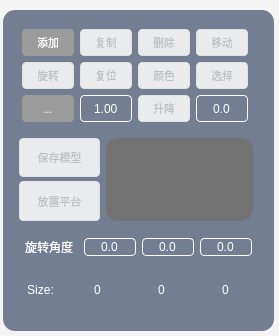
<?xml version="1.0" encoding="UTF-8"?>
<ui version="4.0">
 <class>ModelEdit</class>
 <widget class="QWidget" name="ModelEdit">
  <property name="geometry">
   <rect>
    <x>0</x>
    <y>0</y>
    <width>279</width>
    <height>336</height>
   </rect>
  </property>
  <property name="windowTitle">
   <string>Form</string>
  </property>
  <property name="styleSheet">
   <string notr="true">QWidget
{
	background-color: rgb(244, 244, 244);
}



</string>
  </property>
  <widget class="QFrame" name="frame">
   <property name="geometry">
    <rect>
     <x>3</x>
     <y>10</y>
     <width>271</width>
     <height>321</height>
    </rect>
   </property>
   <property name="styleSheet">
    <string notr="true">QFrame
{
	background-color: rgb(116, 126, 146);
	border-radius: 12px;
}
QLineEdit
{	
	color: rgb(255, 255, 255);
	border-radius: 4px;
	border: 1px solid rgb(255,250,250);
	background-color: rgb(116, 126, 146);
}
QLabel
{
	font-family:&quot;Source Sans Pro&quot;;
	font-size: 12px;
    font-weight: regular;
	color:#FFF;
}

QPushButton,QToolButton
{
   /* color: #424344;*/
    font-family: &quot;Source Sans Pro&quot;;
    font-size: 11px;
    font-weight: regular;
 	border: 1px solid yellow;
 	border-radius: 4px;
    padding: 0px 15px;   
    max-height: 100px;
    min-height: 25px;
	min-weight:52px;

 	/*background-color: #2288C1;*/
	background-color: rgb(155,155,155);
    border-color: rgb(155,155,155);
    color: #fff;
}

QToolButton:pressed, QPushButton:pressed, QPushButton[btn-secondary=true]:pressed, QPushButton[btn-icon=true]:pressed
{
    background-color: qlineargradient(x1:0, y1:0, x2:0, y2:1, stop:0 #E0E1E3, stop:.25 #F6F7F9);
}

QPushButton:disabled
{
    background-color: #EAEBED;
    border-color: #E1E2E4;
    color: #C0C1C3;
}

QPushButton:pressed,QToolButton:pressed
{
    background-color: qlineargradient(x1:0, y1:0, x2:0, y2:1, stop:0 #0072a9, stop:.25 #2288C1);
}
QPushButton:hover,QToolButton:hover
{
    background-color: #6C22E2;
}

</string>
   </property>
   <property name="frameShape">
    <enum>QFrame::StyledPanel</enum>
   </property>
   <property name="frameShadow">
    <enum>QFrame::Raised</enum>
   </property>
   <widget class="QFrame" name="frame_2">
    <property name="geometry">
     <rect>
      <x>10</x>
      <y>10</y>
      <width>244</width>
      <height>111</height>
     </rect>
    </property>
    <property name="frameShape">
     <enum>QFrame::StyledPanel</enum>
    </property>
    <property name="frameShadow">
     <enum>QFrame::Raised</enum>
    </property>
    <layout class="QGridLayout" name="gridLayout">
     <item row="0" column="0">
      <widget class="QPushButton" name="AddModelButton">
       <property name="minimumSize">
        <size>
         <width>52</width>
         <height>27</height>
        </size>
       </property>
       <property name="maximumSize">
        <size>
         <width>52</width>
         <height>102</height>
        </size>
       </property>
       <property name="font">
        <font>
         <family>Source Sans Pro</family>
         <pointsize>-1</pointsize>
        </font>
       </property>
       <property name="focusPolicy">
        <enum>Qt::ClickFocus</enum>
       </property>
       <property name="toolTip">
        <string>Add  new model(s) </string>
       </property>
       <property name="text">
        <string>添加</string>
       </property>
      </widget>
     </item>
     <item row="0" column="1">
      <widget class="QPushButton" name="DuplicateModeButton">
       <property name="enabled">
        <bool>false</bool>
       </property>
       <property name="minimumSize">
        <size>
         <width>52</width>
         <height>27</height>
        </size>
       </property>
       <property name="maximumSize">
        <size>
         <width>52</width>
         <height>102</height>
        </size>
       </property>
       <property name="font">
        <font>
         <family>Source Sans Pro</family>
         <pointsize>-1</pointsize>
        </font>
       </property>
       <property name="focusPolicy">
        <enum>Qt::NoFocus</enum>
       </property>
       <property name="toolTip">
        <string>Duplicate the selected model</string>
       </property>
       <property name="text">
        <string>复制</string>
       </property>
      </widget>
     </item>
     <item row="0" column="2">
      <widget class="QPushButton" name="RemoveModelButton">
       <property name="enabled">
        <bool>false</bool>
       </property>
       <property name="minimumSize">
        <size>
         <width>52</width>
         <height>27</height>
        </size>
       </property>
       <property name="maximumSize">
        <size>
         <width>52</width>
         <height>102</height>
        </size>
       </property>
       <property name="font">
        <font>
         <family>Source Sans Pro</family>
         <pointsize>-1</pointsize>
        </font>
       </property>
       <property name="focusPolicy">
        <enum>Qt::NoFocus</enum>
       </property>
       <property name="toolTip">
        <string>Delete the seleted object</string>
       </property>
       <property name="text">
        <string>删除</string>
       </property>
      </widget>
     </item>
     <item row="0" column="3">
      <widget class="QPushButton" name="ModelMoveButton">
       <property name="enabled">
        <bool>false</bool>
       </property>
       <property name="minimumSize">
        <size>
         <width>52</width>
         <height>27</height>
        </size>
       </property>
       <property name="maximumSize">
        <size>
         <width>52</width>
         <height>102</height>
        </size>
       </property>
       <property name="font">
        <font>
         <family>Source Sans Pro</family>
         <pointsize>-1</pointsize>
        </font>
       </property>
       <property name="focusPolicy">
        <enum>Qt::NoFocus</enum>
       </property>
       <property name="toolTip">
        <string>Change to top view,move the object</string>
       </property>
       <property name="text">
        <string>移动</string>
       </property>
      </widget>
     </item>
     <item row="1" column="0">
      <widget class="QPushButton" name="ModelRotButton">
       <property name="enabled">
        <bool>false</bool>
       </property>
       <property name="minimumSize">
        <size>
         <width>52</width>
         <height>27</height>
        </size>
       </property>
       <property name="maximumSize">
        <size>
         <width>52</width>
         <height>102</height>
        </size>
       </property>
       <property name="font">
        <font>
         <family>Source Sans Pro</family>
         <pointsize>-1</pointsize>
        </font>
       </property>
       <property name="focusPolicy">
        <enum>Qt::NoFocus</enum>
       </property>
       <property name="text">
        <string>旋转</string>
       </property>
      </widget>
     </item>
     <item row="1" column="1">
      <widget class="QPushButton" name="RestRotButton">
       <property name="enabled">
        <bool>false</bool>
       </property>
       <property name="minimumSize">
        <size>
         <width>52</width>
         <height>27</height>
        </size>
       </property>
       <property name="maximumSize">
        <size>
         <width>52</width>
         <height>102</height>
        </size>
       </property>
       <property name="font">
        <font>
         <family>Source Sans Pro</family>
         <pointsize>-1</pointsize>
        </font>
       </property>
       <property name="focusPolicy">
        <enum>Qt::NoFocus</enum>
       </property>
       <property name="toolTip">
        <string>Reset the rotation .</string>
       </property>
       <property name="text">
        <string>复位</string>
       </property>
      </widget>
     </item>
     <item row="1" column="2">
      <widget class="QPushButton" name="ColorButton">
       <property name="enabled">
        <bool>false</bool>
       </property>
       <property name="minimumSize">
        <size>
         <width>52</width>
         <height>27</height>
        </size>
       </property>
       <property name="maximumSize">
        <size>
         <width>52</width>
         <height>102</height>
        </size>
       </property>
       <property name="font">
        <font>
         <family>Source Sans Pro</family>
         <pointsize>-1</pointsize>
        </font>
       </property>
       <property name="text">
        <string>颜色</string>
       </property>
      </widget>
     </item>
     <item row="1" column="3">
      <widget class="QPushButton" name="ModelSelectedButton">
       <property name="enabled">
        <bool>false</bool>
       </property>
       <property name="minimumSize">
        <size>
         <width>52</width>
         <height>27</height>
        </size>
       </property>
       <property name="maximumSize">
        <size>
         <width>52</width>
         <height>102</height>
        </size>
       </property>
       <property name="font">
        <font>
         <family>Source Sans Pro</family>
         <pointsize>-1</pointsize>
        </font>
       </property>
       <property name="focusPolicy">
        <enum>Qt::NoFocus</enum>
       </property>
       <property name="toolTip">
        <string>Change to select mode</string>
       </property>
       <property name="text">
        <string>选择</string>
       </property>
      </widget>
     </item>
     <item row="2" column="0">
      <widget class="QToolButton" name="ModelScaleButton">
       <property name="enabled">
        <bool>false</bool>
       </property>
       <property name="minimumSize">
        <size>
         <width>52</width>
         <height>27</height>
        </size>
       </property>
       <property name="maximumSize">
        <size>
         <width>52</width>
         <height>102</height>
        </size>
       </property>
       <property name="font">
        <font>
         <family>Source Sans Pro</family>
         <pointsize>-1</pointsize>
        </font>
       </property>
       <property name="toolTip">
        <string>Scaled the selected object</string>
       </property>
       <property name="text">
        <string>缩放</string>
       </property>
      </widget>
     </item>
     <item row="2" column="1">
      <widget class="QLineEdit" name="lineEdit_scale">
       <property name="enabled">
        <bool>false</bool>
       </property>
       <property name="minimumSize">
        <size>
         <width>52</width>
         <height>0</height>
        </size>
       </property>
       <property name="maximumSize">
        <size>
         <width>52</width>
         <height>27</height>
        </size>
       </property>
       <property name="focusPolicy">
        <enum>Qt::StrongFocus</enum>
       </property>
       <property name="layoutDirection">
        <enum>Qt::LeftToRight</enum>
       </property>
       <property name="styleSheet">
        <string notr="true">QLineEdit
{	
	
}</string>
       </property>
       <property name="text">
        <string>1.00</string>
       </property>
       <property name="alignment">
        <set>Qt::AlignCenter</set>
       </property>
      </widget>
     </item>
     <item row="2" column="2">
      <widget class="QPushButton" name="SupZ">
       <property name="enabled">
        <bool>false</bool>
       </property>
       <property name="minimumSize">
        <size>
         <width>52</width>
         <height>27</height>
        </size>
       </property>
       <property name="maximumSize">
        <size>
         <width>52</width>
         <height>102</height>
        </size>
       </property>
       <property name="text">
        <string>升降</string>
       </property>
      </widget>
     </item>
     <item row="2" column="3">
      <widget class="QLineEdit" name="SupZ_linedit">
       <property name="minimumSize">
        <size>
         <width>52</width>
         <height>0</height>
        </size>
       </property>
       <property name="maximumSize">
        <size>
         <width>52</width>
         <height>27</height>
        </size>
       </property>
       <property name="text">
        <string>0.0</string>
       </property>
       <property name="alignment">
        <set>Qt::AlignCenter</set>
       </property>
      </widget>
     </item>
    </layout>
   </widget>
   <widget class="QFrame" name="frame_3">
    <property name="geometry">
     <rect>
      <x>10</x>
      <y>126</y>
      <width>246</width>
      <height>87</height>
     </rect>
    </property>
    <property name="frameShape">
     <enum>QFrame::StyledPanel</enum>
    </property>
    <property name="frameShadow">
     <enum>QFrame::Raised</enum>
    </property>
    <layout class="QGridLayout" name="gridLayout_2">
     <property name="leftMargin">
      <number>2</number>
     </property>
     <property name="topMargin">
      <number>2</number>
     </property>
     <property name="rightMargin">
      <number>2</number>
     </property>
     <property name="bottomMargin">
      <number>2</number>
     </property>
     <property name="horizontalSpacing">
      <number>2</number>
     </property>
     <property name="verticalSpacing">
      <number>4</number>
     </property>
     <item row="0" column="0">
      <widget class="QPushButton" name="ModelExportButton">
       <property name="enabled">
        <bool>false</bool>
       </property>
       <property name="minimumSize">
        <size>
         <width>81</width>
         <height>27</height>
        </size>
       </property>
       <property name="maximumSize">
        <size>
         <width>81</width>
         <height>102</height>
        </size>
       </property>
       <property name="font">
        <font>
         <family>Source Sans Pro</family>
         <pointsize>-1</pointsize>
        </font>
       </property>
       <property name="focusPolicy">
        <enum>Qt::NoFocus</enum>
       </property>
       <property name="toolTip">
        <string>Export the model to STL file</string>
       </property>
       <property name="text">
        <string>保存模型</string>
       </property>
      </widget>
     </item>
     <item row="0" column="1" rowspan="2">
      <widget class="QListWidget" name="ModelList">
       <property name="minimumSize">
        <size>
         <width>137</width>
         <height>0</height>
        </size>
       </property>
       <property name="maximumSize">
        <size>
         <width>147</width>
         <height>16777215</height>
        </size>
       </property>
       <property name="focusPolicy">
        <enum>Qt::NoFocus</enum>
       </property>
       <property name="styleSheet">
        <string notr="true">QListWidget
{
	color: rgb(255, 255, 255);	
	background-color: rgb(115, 115, 115);
    font-family: &quot;Source Sans Pro&quot;;
    font-size: 14px;
    font-weight: regular;
}</string>
       </property>
       <property name="verticalScrollBarPolicy">
        <enum>Qt::ScrollBarAlwaysOff</enum>
       </property>
       <property name="horizontalScrollBarPolicy">
        <enum>Qt::ScrollBarAlwaysOff</enum>
       </property>
      </widget>
     </item>
     <item row="1" column="0">
      <widget class="QPushButton" name="ModelSnapButton">
       <property name="enabled">
        <bool>false</bool>
       </property>
       <property name="minimumSize">
        <size>
         <width>81</width>
         <height>27</height>
        </size>
       </property>
       <property name="maximumSize">
        <size>
         <width>81</width>
         <height>102</height>
        </size>
       </property>
       <property name="font">
        <font>
         <family>Source Sans Pro</family>
         <pointsize>-1</pointsize>
        </font>
       </property>
       <property name="focusPolicy">
        <enum>Qt::NoFocus</enum>
       </property>
       <property name="toolTip">
        <string>Drop the object to the floor</string>
       </property>
       <property name="text">
        <string>放置平台</string>
       </property>
      </widget>
     </item>
    </layout>
   </widget>
   <widget class="QFrame" name="frame_4">
    <property name="geometry">
     <rect>
      <x>8</x>
      <y>219</y>
      <width>251</width>
      <height>36</height>
     </rect>
    </property>
    <property name="frameShape">
     <enum>QFrame::StyledPanel</enum>
    </property>
    <property name="frameShadow">
     <enum>QFrame::Raised</enum>
    </property>
    <layout class="QHBoxLayout" name="horizontalLayout">
     <item>
      <widget class="QLabel" name="label_rot">
       <property name="maximumSize">
        <size>
         <width>58</width>
         <height>16777215</height>
        </size>
       </property>
       <property name="text">
        <string>旋转角度</string>
       </property>
       <property name="alignment">
        <set>Qt::AlignCenter</set>
       </property>
      </widget>
     </item>
     <item>
      <widget class="QLineEdit" name="lineEdit_rotx">
       <property name="enabled">
        <bool>false</bool>
       </property>
       <property name="maximumSize">
        <size>
         <width>52</width>
         <height>21</height>
        </size>
       </property>
       <property name="styleSheet">
        <string notr="true"/>
       </property>
       <property name="text">
        <string>0.0</string>
       </property>
       <property name="alignment">
        <set>Qt::AlignCenter</set>
       </property>
      </widget>
     </item>
     <item>
      <widget class="QLineEdit" name="lineEdit_roty">
       <property name="enabled">
        <bool>false</bool>
       </property>
       <property name="maximumSize">
        <size>
         <width>52</width>
         <height>21</height>
        </size>
       </property>
       <property name="text">
        <string>0.0</string>
       </property>
       <property name="alignment">
        <set>Qt::AlignCenter</set>
       </property>
      </widget>
     </item>
     <item>
      <widget class="QLineEdit" name="lineEdit_rotz">
       <property name="enabled">
        <bool>false</bool>
       </property>
       <property name="maximumSize">
        <size>
         <width>52</width>
         <height>21</height>
        </size>
       </property>
       <property name="text">
        <string>0.0</string>
       </property>
       <property name="alignment">
        <set>Qt::AlignCenter</set>
       </property>
      </widget>
     </item>
    </layout>
   </widget>
   <widget class="QFrame" name="frame_5">
    <property name="geometry">
     <rect>
      <x>8</x>
      <y>260</y>
      <width>251</width>
      <height>39</height>
     </rect>
    </property>
    <property name="frameShape">
     <enum>QFrame::StyledPanel</enum>
    </property>
    <property name="frameShadow">
     <enum>QFrame::Raised</enum>
    </property>
    <layout class="QHBoxLayout" name="horizontalLayout_2">
     <item>
      <widget class="QLabel" name="label">
       <property name="minimumSize">
        <size>
         <width>41</width>
         <height>0</height>
        </size>
       </property>
       <property name="maximumSize">
        <size>
         <width>16777215</width>
         <height>21</height>
        </size>
       </property>
       <property name="text">
        <string>Size:</string>
       </property>
       <property name="alignment">
        <set>Qt::AlignCenter</set>
       </property>
      </widget>
     </item>
     <item>
      <widget class="QLabel" name="label_sizex">
       <property name="minimumSize">
        <size>
         <width>61</width>
         <height>21</height>
        </size>
       </property>
       <property name="maximumSize">
        <size>
         <width>61</width>
         <height>21</height>
        </size>
       </property>
       <property name="text">
        <string>0</string>
       </property>
       <property name="alignment">
        <set>Qt::AlignCenter</set>
       </property>
      </widget>
     </item>
     <item>
      <widget class="QLabel" name="label_sizey">
       <property name="minimumSize">
        <size>
         <width>61</width>
         <height>21</height>
        </size>
       </property>
       <property name="maximumSize">
        <size>
         <width>61</width>
         <height>21</height>
        </size>
       </property>
       <property name="text">
        <string>0</string>
       </property>
       <property name="alignment">
        <set>Qt::AlignCenter</set>
       </property>
      </widget>
     </item>
     <item>
      <widget class="QLabel" name="label_sizez">
       <property name="minimumSize">
        <size>
         <width>61</width>
         <height>21</height>
        </size>
       </property>
       <property name="maximumSize">
        <size>
         <width>61</width>
         <height>21</height>
        </size>
       </property>
       <property name="text">
        <string>0</string>
       </property>
       <property name="alignment">
        <set>Qt::AlignCenter</set>
       </property>
      </widget>
     </item>
    </layout>
   </widget>
  </widget>
 </widget>
 <resources/>
 <connections/>
</ui>
